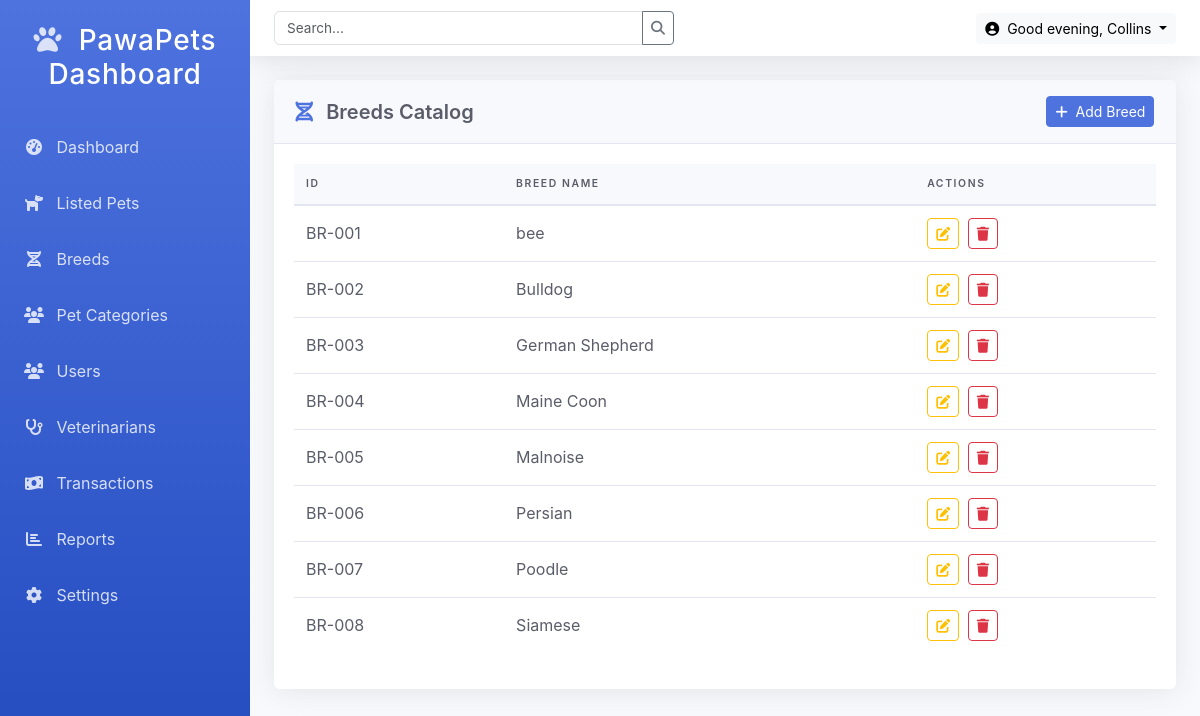
The page /Admin/breeds.php (signed in) on the database its author committed.
### tables this page shows
CREATE TABLE `puppy_breed` (
  `breed_id` int(11) NOT NULL,
  `breed_name` varchar(100) NOT NULL
);

### Admin/breeds.php (the view, shortened to what this page needs)
<?php
include('functions/functions.php');
$breeds = $con->query("SELECT * FROM puppy_breed ORDER BY breed_name ASC");
?>
<!DOCTYPE html>
<html lang="en">
<head>
    <link href="https://cdn.jsdelivr.net/npm/bootstrap@5.3.0/dist/css/bootstrap.min.css" rel="stylesheet">
    <link rel="stylesheet" href="https://cdnjs.cloudflare.com/ajax/libs/font-awesome/6.4.0/css/all.min.css">
</head>
<body>
    <div class="admin-container">
    <?php
         include("components/sidebar.php");
         include("components/adminHeader.php");
        ?>
        <main class="admin-main">
            <div class="admin-card">
            <div class="card-header">
                <h5 class="mb-0"><i class="fas fa-dna me-2"></i> Breeds Catalog
                </h5>
                <div>
                    <button class="btn btn-sm btn-primary" data-bs-toggle="modal" data-bs-target="#addBreedModal">
                        <i class="fas fa-plus me-1"></i> Add Breed
                    </button>
                </div>
            </div>
                <div class="card-body">
                    <div class="table-responsive">
                        <table class="admin-table">
                            <thead>
                                <tr>
                                    <th>ID</th>
                                    <th>Breed Name</th>
                                    <th>Actions</th>
                                </tr>
                            </thead>
                            <tbody>
                                <?php if($breeds->num_rows > 0): ?>
                                    <?php $count = 1; ?>
                                    <?php while($breed = $breeds->fetch_assoc()): ?>
                                        <tr>
                                            <td>BR-<?= str_pad($count++, 3, '0', STR_PAD_LEFT) ?></td>
                                            <td><?= htmlspecialchars($breed['breed_name']) ?></td>
                                            <td>
                                                <button class="btn btn-sm btn-outline-warning me-1 edit-breed"
                                                        data-id="<?= $breed['breed_id'] ?>"
                                                        data-name="<?= htmlspecialchars($breed['breed_name']) ?>">
                                                    <i class="fas fa-edit"></i>
                                                </button>
                                                <a href="breeds.php?delete=<?= $breed['breed_id'] ?>"
                                                   class="btn btn-sm btn-outline-danger"
                                                   onclick="return confirm('Are you sure you want to delete this breed?')">
                                                    <i class="fas fa-trash"></i>
                                                </a>
                                            </td>
                                        </tr>
                                    <?php endwhile; ?>
                                <?php else: ?>
                                    <tr>
                                        <td colspan="3" class="text-center py-4">No breeds found</td>
                                    </tr>
                                <?php endif; ?>
                            </tbody>
                        </table>
                    </div>
                </div>
            </div>
        </main>
    </div>
</body>
</html>

### Admin/breeds.php (style rules this page uses)
:root { --primary-color: #4e73df; --primary-hover: #2e59d9; --secondary-color: #858796; --success-color: #1cc88a; --info-color: #36b9cc; --warning-color: #f6c23e; --danger-color: #e74a3b; --light-color: #f8f9fc; --dark-color: #5a5c69; }
body { font-family: 'Nunito', -apple-system, BlinkMacSystemFont, 'Segoe UI', Roboto, 'Helvetica Neue', Arial, sans-serif; background-color: #f8f9fc; overflow-x: hidden; }
.admin-container { display: flex; min-height: 100vh; }
.admin-main { flex: 1; padding: 1.5rem; margin-top: 56px; margin-left: 250px; min-height: calc(100vh - 56px); }
.admin-card { background-color: white; border-radius: 0.35rem; box-shadow: 0 0.15rem 1.75rem 0 rgba(58, 59, 69, 0.1); margin-bottom: 1.5rem; }
.card-header { padding: 1rem 1.35rem; background-color: #f8f9fc; border-bottom: 1px solid #e3e6f0; display: flex; align-items: center; justify-content: space-between; border-radius: 0.35rem 0.35rem 0 0 !important; }
.card-header h5 { margin: 0; font-weight: 600; color: var(--dark-color); }
.card-header h5 i { color: var(--primary-color); }
.card-body { padding: 1.25rem; }
.admin-table { width: 100%; margin-bottom: 1rem; color: var(--dark-color); }
.admin-table thead th { vertical-align: bottom; border-bottom: 2px solid #e3e6f0; padding: 0.75rem; background-color: #f8f9fc; font-weight: 600; text-transform: uppercase; font-size: 0.65rem; letter-spacing: 0.1rem; }
.admin-table tbody td { padding: 0.75rem; vertical-align: middle; border-top: 1px solid #e3e6f0; }
.btn-primary { background-color: var(--primary-color); border-color: var(--primary-color); }

### rows shown on the page
puppy_breed: count "001", breed_name "bee"
puppy_breed: count "002", breed_name "Bulldog"
puppy_breed: count "003", breed_name "German Shepherd"
puppy_breed: count "004", breed_name "Maine Coon"
puppy_breed: count "005", breed_name "Malnoise"
puppy_breed: count "006", breed_name "Persian"
puppy_breed: count "007", breed_name "Poodle"
puppy_breed: count "008", breed_name "Siamese"
